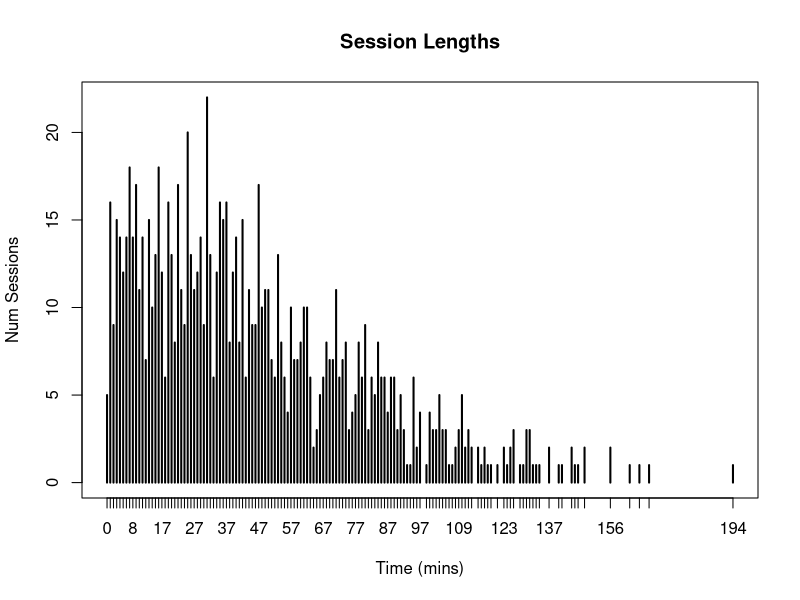

This figure's R source:
library(lubridate)
library(stringr)

create_date_time <- function(n, origin = ymd_hms("2017-01-01 00:00:00")) {
  # Mock times use a Gaussian dist w/ 12PM as the mean
    secs_per_day <- 24 * 3600
      time_of_day <- round(rnorm(n, mean = secs_per_day / 2, sd = 8000))

  # Dates are uniformaly dist over the year
    day_of_year <- sample(0:364, n, replace = TRUE)
      origin + ddays(day_of_year) + dseconds(time_of_day)
      }

create_session <- function(start_time) {
  start_time + dminutes(round(abs(rnorm(length(start_time), mean = 30, sd = 50))))
  }


# Example: Create the start and end times for 1000 user sessions
start_time <- create_date_time(1000)
end_time <- create_session(start_time)

# Plot the session length in minutes to make sure the shape is acceptable
session_lengths <- difftime(end_time, start_time, units = 'mins')
plot(table(session_lengths), xlab = "Time (mins)", ylab = "Num Sessions", main = "Session Lengths")
